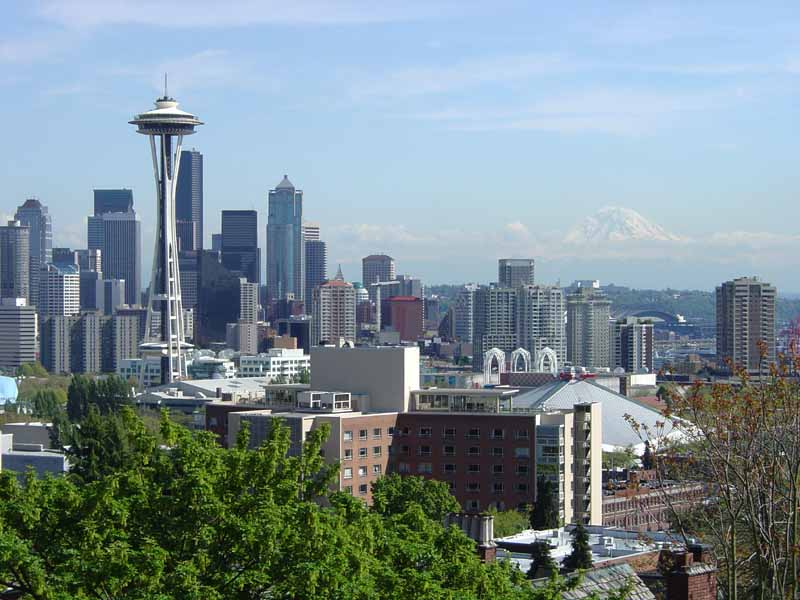
#> input picture HW1/hw1_data/Seattle.jpg, 800 x 600 px, found by its file name
$ jupyter execute Filtering.ipynb   (shell and % lines are left out)   (older library calls are emulated)
#> lines starting #> are read from the running program, lines starting #| are printed output that depends on the picture
[cell 1]
import numpy as np
import scipy as sc
from scipy import ndimage
from skimage import filters
from matplotlib import pyplot as plt
# import seaborn as sns
from PIL import Image
# sns.set(context='poster')

[cell 2]
image = Image.open('../hw1_data/Seattle.jpg')
#> image is the input picture: PIL image 800x600 RGB; mean R, G, B 123.8, 140.8, 146.9
image = np.asarray(image)
plt.imshow(image)

Gaussian filter = $$ G(\mathbf{x}; \sigma^2) = \frac{1}{2 \pi \sigma^2} \exp{-\frac{\mathbf{x}^T \mathbf{x}}{2 \sigma^2}}$$

[cell 3]
sigma = 2
filter_size = 2 * int(4 * sigma + 0.5) + 1
gaussian_filter = np.zeros((filter_size, filter_size), np.float32)
for i in range(filter_size):
    for j in range(filter_size):
        x = i - filter_size // 2
        y = j - filter_size // 2
        gaussian_filter[i, j] = 1 / (2 * np.pi * sigma ** 2) * np.exp(-(x ** 2 + y ** 2)/(2 * sigma ** 2))
print(gaussian_filter.sum())

[cell 4]
plt.imshow(gaussian_filter)
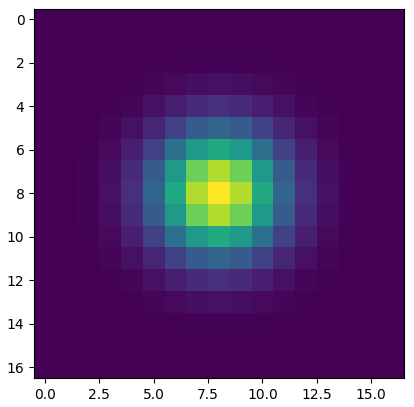
#> figure drawn by matplotlib, 1 panel

[cell 5]
delta = np.zeros((filter_size, filter_size), dtype=np.float32)
delta[filter_size // 2, filter_size // 2] = 1
gaussian_filter_skimage = filters.gaussian(delta, sigma=sigma)
sobel_filter_skimage = filters.sobel(delta)
print(gaussian_filter_skimage.sum())
print(sobel_filter_skimage.sum())

[cell 6]
fig, (ax1, ax2) = plt.subplots(nrows=1, ncols=2, figsize=(18, 9))
ax1.imshow(sobel_filter_skimage, cmap='gray')
ax2.imshow(gaussian_filter_skimage)
plt.show()
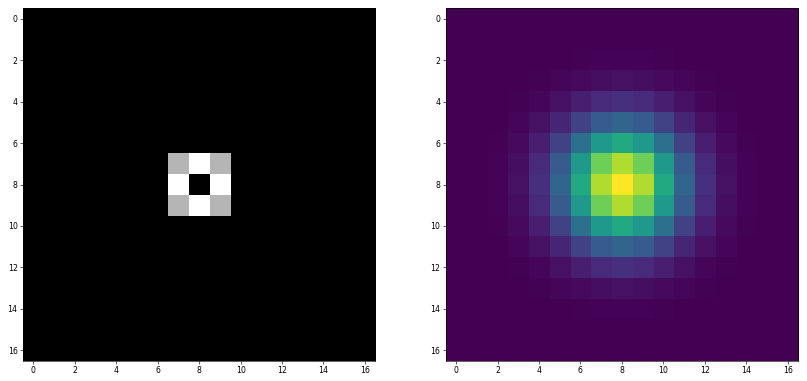
#> figure drawn by matplotlib, 2 panels

[cell 7]
im_padded = np.pad(image, pad_width=((filter_size // 2, filter_size // 2), (filter_size // 2, filter_size // 2), (0, 0)), mode='constant', constant_values=0).astype(np.float32)
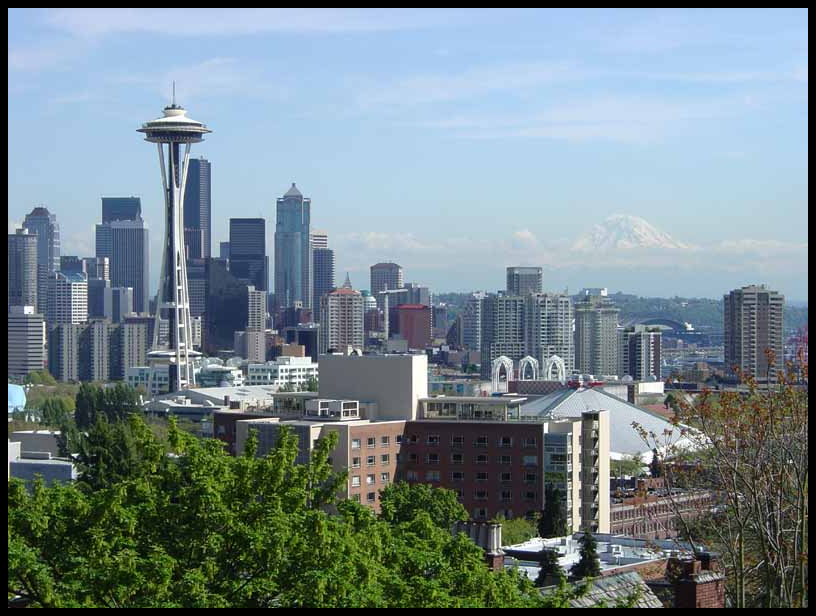
#> im_padded: shape (616, 816, 3) float32; mean R, G, B 118.2, 134.5, 140.3
fig, (ax, ax_padded) = plt.subplots(nrows=1, ncols=2, figsize=(18, 9))
ax.imshow(image)
ax_padded.imshow(im_padded.astype(np.uint8))
plt.show()
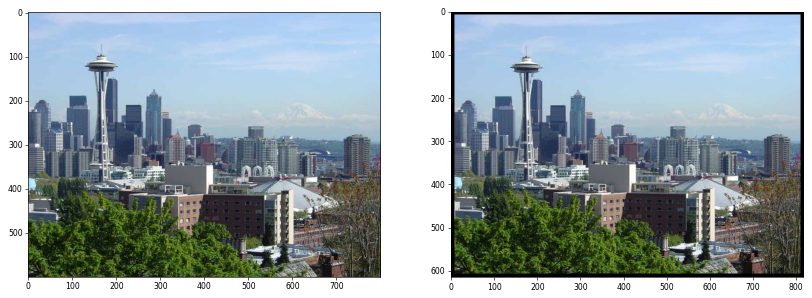
#> figure drawn by matplotlib, 2 panels

[cell 8]
im_filtered = np.zeros_like(image, dtype=np.float32)
for c in range(3):
    im_filtered[:, :, c] = sc.ndimage.convolve(image[:, :, c], gaussian_filter, mode='constant', cval=0)  # convolve applies zero-padding itself
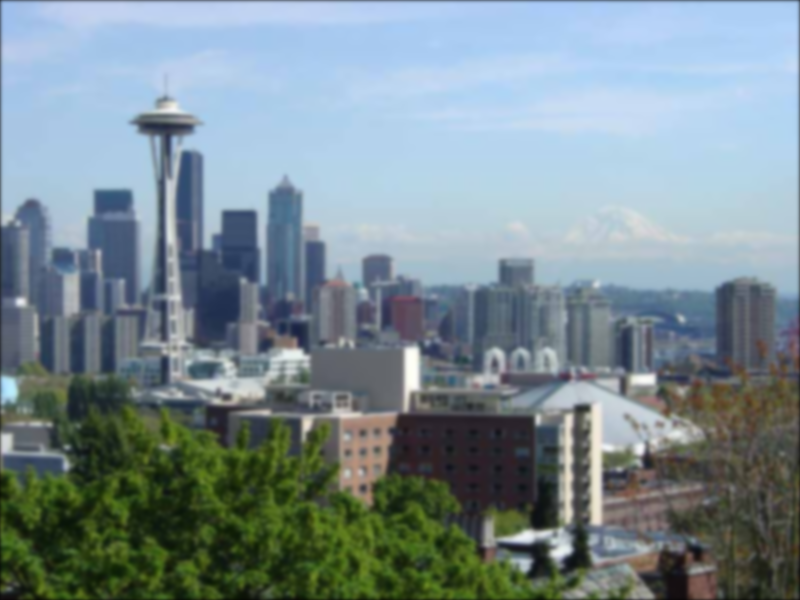
#> im_filtered: shape (600, 800, 3) float32; mean R, G, B 122.7, 139.6, 145.7

[cell 9]
plt.imshow(np.clip(im_filtered, 0, 255).astype(np.uint8))

[cell 10]
im_filtered_skimage = filters.gaussian(image, sigma=sigma, mode='constant', cval=0.0, multichannel=True, preserve_range=True)

[cell 11]
plt.imshow(np.clip(im_filtered_skimage, 0, 255).astype(np.uint8))

$ run again, with HW1/hw1_data/LadyBug.jpg copied over HW1/hw1_data/Seattle.jpg
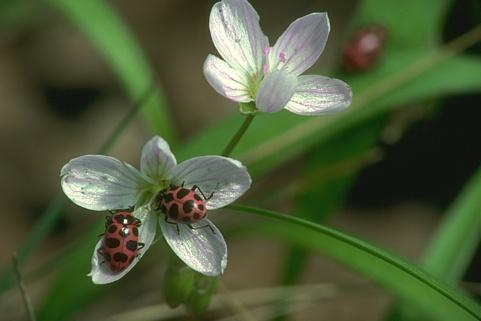
#> input picture HW1/hw1_data/LadyBug.jpg, 481 x 321 px, found by its file name
#> image is the input picture: PIL image 481x321 RGB; mean R, G, B 76.1, 88.9, 55.3
#> `plt.show()`:
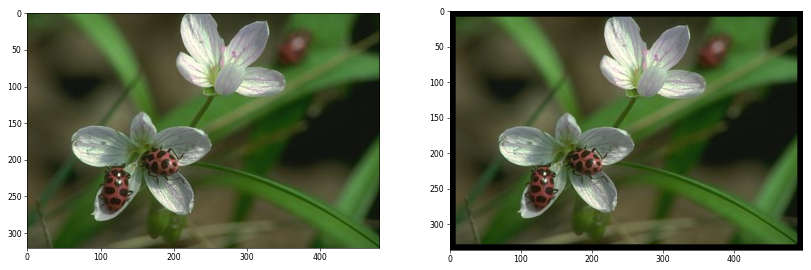
#> figure drawn by matplotlib, 2 panels
#> after the loop `for c in range(3):`:
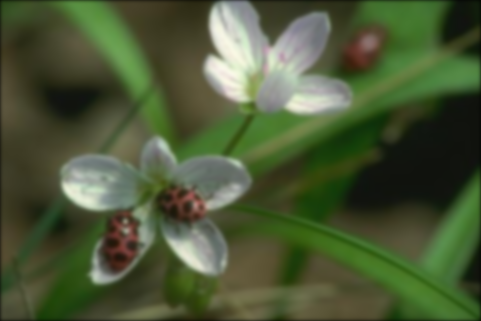
#> im_filtered: shape (321, 481, 3) float32; mean R, G, B 75.1, 87.8, 54.5
